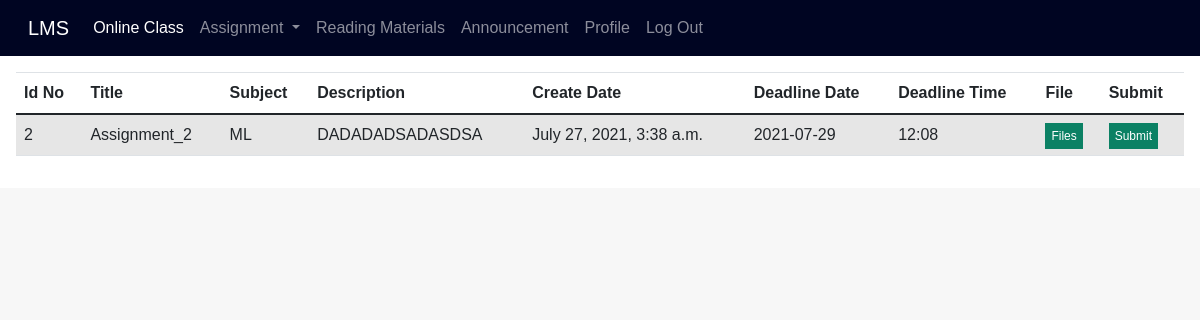
The page /student_view_assignment/ (signed in) on the database its author committed.
### lms_app/models.py (models this page shows)
class Create_assignment(models.Model):
    id = models.AutoField(primary_key=True)
    admin_id = models.IntegerField(unique=False)
    title = models.CharField(max_length=100,unique=False)
    department = models.CharField(max_length=100, unique=False)
    subject = models.CharField(max_length=100, unique=False)
    despription = models.CharField(max_length=700,unique=False)
    deadline_date = models.CharField(max_length=50,unique=False)
    deadline_time = models.CharField(max_length=50,unique=False)
    uploaded_date = models.DateTimeField(auto_now_add=True, null=True)
    file = models.CharField(max_length=500,unique=False)

### lms_app/views.py (the view)
# urls.py: path("student_view_assignment/", views.student_view_assignment,name='student_view_assignment'),
def student_view_assignment(requests):
    department = requests.session['dep']
    data = Create_assignment.objects.all().filter(department=department)
    my_dic = {'records': data}
    return render(requests, 'student_view_assignment.html', context=my_dic)

### templates/student_view_assignment.html (shortened to what this page needs)
{% extends 'header.html' %}
{% block body_block %}
<div class="from_table">
    <table class="table table-striped ">
  <thead>
    <tr>
      <th scope="col">Id No</th>
      <th scope="col">Title</th>
      <th scope="col">Subject</th>
        <th scope="col">Description</th>
        <th scope="col">Create Date</th>
      <th scope="col">Deadline Date</th>
      <th scope="col">Deadline Time</th>
      <th scope="col">File</th>
       <th scope="col">Submit</th>
    </tr>
  </thead>
  <tbody>
{% if records %}
{%  for stat in records %}
    <tr>
      <td>{{stat.id}}</td>
      <td>{{stat.title}}</td>
      <td>{{stat.subject}}</td>
       <td>{{stat.despription}}</td>
      <td>{{stat.uploaded_date}}</td>
      <td>{{stat.deadline_date}}</td>
      <td>{{stat.deadline_time}}</td>
        <td><a href="{{stat.file}}" style="text-decoration: none; background: rgb(11, 129, 100); padding: 6px; color: white; font-size: 12px;">Files</a></td>
        <td><a href="{% url 'base:submit' assignment_id=stat.id teacher_id=stat.admin_id %}" style="text-decoration: none; background: rgb(11, 129, 100); padding: 6px; color: white; font-size: 12px;">Submit</a></td>
    </tr>
{% endfor %}
{%endif %}
  </tbody>
</table>
</div>
</body>
</html>
{% endblock %}

### static/css/style.css (style rules this page uses)
body { margin: 0; padding: 0; box-sizing: border-box; background: rgb(247, 247, 247); font-family: 'Noto Sans JP', sans-serif; }
.new_feeds,th { padding: 20px; }
.from_table { padding: 1rem; overflow: auto; flex: 1 1 30rem; background-color: white; margin: auto; margin-top: 0px; }

### rows shown on the page
Create_assignment: id "2", title "Assignment_2", subject "ML", despription "DADADADSADASDSA", uploaded_date "July 27, 2021, 3:38 a.m.", deadline_date "2021-07-29", deadline_time "12:08"
